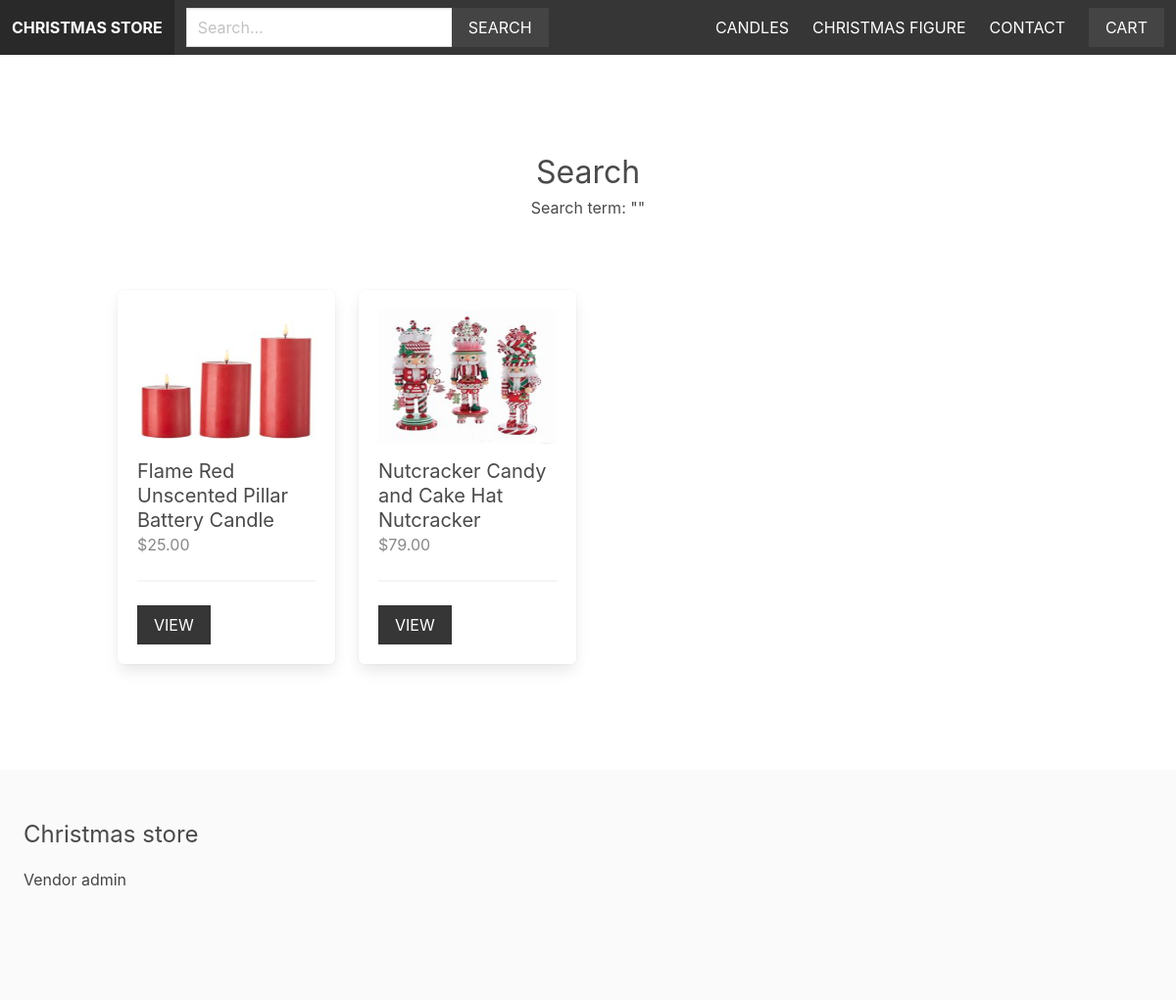
The app's page /search/ (signed in) with its own data.
### apps/product/models.py (models this page shows, shortened)
class Category(models.Model):
    title = models.CharField(max_length=255)
    slug = models.SlugField(max_length=255)
    ordering = models.IntegerField(default=0)
    class Meta:
        ordering = ['ordering']

class Product(models.Model):
    category = models.ForeignKey(Category, related_name='products', on_delete=models.CASCADE)
    vendor = models.ForeignKey(Vendor, related_name='products', on_delete=models.CASCADE)
    title = models.CharField(max_length=255)
    slug = models.SlugField(max_length=255)
    description = models.TextField(blank=True, null=True)
    price = models.DecimalField(max_digits=6, decimal_places=2)
    date_added = models.DateTimeField(auto_now_add=True)
    image = models.ImageField(upload_to='uploads/', blank=True, null=True)
    thumbnail = models.ImageField(upload_to='uploads/', blank=True, null=True)
    class Meta:
        ordering = ['-date_added']
    def get_thumbnail(self):
        if self.thumbnail:
            return self.thumbnail.url

### apps/product/views.py (the view)
# urls.py: path('search/', views.search, name='search'),
def search(request):
    query = request.GET.get('query', '')
    products = Product.objects.filter(Q(title__icontains=query) | Q(description__icontains=query))
    return render(request, 'product/search.html', {'products': products, 'query': query})

### apps/cart/cart.py (called while the page is built)
    def __len__(self):
        return sum(item['quantity'] for item in self.cart.values())

### apps/cart/context_processors.py (called while the page is built)
def cart(request):
    return {'cart': Cart(request)}

### apps/product/context_processors.py (called while the page is built)
def menu_categories(request):
    categories = Category.objects.all()
    return {'menu_categories': categories}

### apps/product/templates/product/search.html (shortened to what this page needs)
{% extends 'core/base.html' %}
{% block content %}
    <div class="columns is-multiline mb-6">
        <div class="column is-12 has-text-centered mt-6 mb-6">
            <h2 class="is-size-3">Search</h2>
            <h3>Search term: "{{ query }}"</h3>
        </div>
        {% for product in products %}
            {% include 'product/parts/list_item.html' %}
        {% endfor %}
    </div>
{% endblock %}

### apps/core/templates/core/base.html (shortened to what this page needs)
{% load static %}
<!DOCTYPE html>
<html>
    <head>
        <link rel="stylesheet" href="https://cdn.jsdelivr.net/npm/bulma@0.9.1/css/bulma.min.css">
        <link rel="stylesheet" href="{% static 'styles/main.css' %}">
    </head>
    <body>
        <nav class="navbar is-dark">
            <div class="navbar-brand">
                <a href="/" class="navbar-item"><strong>Christmas store</strong></a>
            </div>
            <div class="navbar-menu" id="main-navbar">
                <div class="navbar-start">
                    <div class="navbar-item">
                        <form method="get" action="{% url 'search' %}">
                            <div class="field has-addons">
                                <div class="control">
                                    <input type="text" class="input" placeholder="Search..." name="query">
                                </div>
                                <div class="control">
                                    <button class="button is-dark is-uppercase">Search</button>
                                </div>
                            </div>
                        </form>
                    </div>
                </div>
                <div class="navbar-end">
                    {% for category in menu_categories %}
                        <a href="{% url 'category' category.slug %}" class="navbar-item">{{ category.title }}</a>
                    {% endfor %}
                    <a href="{% url 'contact' %}" class="navbar-item">Contact</a>
                    <div class="navbar-item">
                        <a href="{% url 'cart' %}" class="button is-dark">Cart{% if cart %} ({{ cart|length }}){% endif %}</a>
                    </div>
                </div>
            </div>
        </nav>
        <section class="section">
            <div class="container">
                {% block content %}
                {% endblock %}
            </div>
        </section>
        <footer class="footer">
            <h3 class="is-size-4 mb-4">Christmas store</h3>
            {% if request.user.is_authenticated %}
                <a href="{% url 'vendor_admin' %}">Vendor admin</a>
            {% else %}
                <a href="{% url 'become_vendor' %}">Become vendor</a>
            {% endif %}
        </footer>
    </body>
</html>

### apps/product/templates/product/parts/list_item.html
<div class="column is-3 product-list-item">
    <div class="box">
        <figure class="image is-4by3 mb-4">
            <img src="{{ product.get_thumbnail }}">
        </figure>
        <h2 class="subtitle">{{ product.title }}</h2>
        <h3 class="price is-size-6 mb-5">${{ product.price }}</h3>
        <hr>
        <a href="{% url 'product' product.category.slug product.slug %}" class="button is-dark is-uppercase">View</a>
    </div>
</div>

### static/styles/main.css (style rules this page uses)
.navbar { text-transform: uppercase; }
.navbar .is-dark { background: #444; }
.footer a { margin-bottom: 15px; display: inline-block; color: #444; }
.input, .button { border-radius: 0; }
.product-list-item .box .subtitle { margin-bottom: 0; }
.product-list-item .box .price { color: #888; }

### records on screen
Category: title "CANDLES"
Category: title "CHRISTMAS FIGURE"
Product: get_thumbnail (picture), title "Flame Red Unscented Pillar Battery Candle", price "25.00"
Product: get_thumbnail (picture), title "Nutcracker Candy and Cake Hat Nutcracker", price "79.00"
